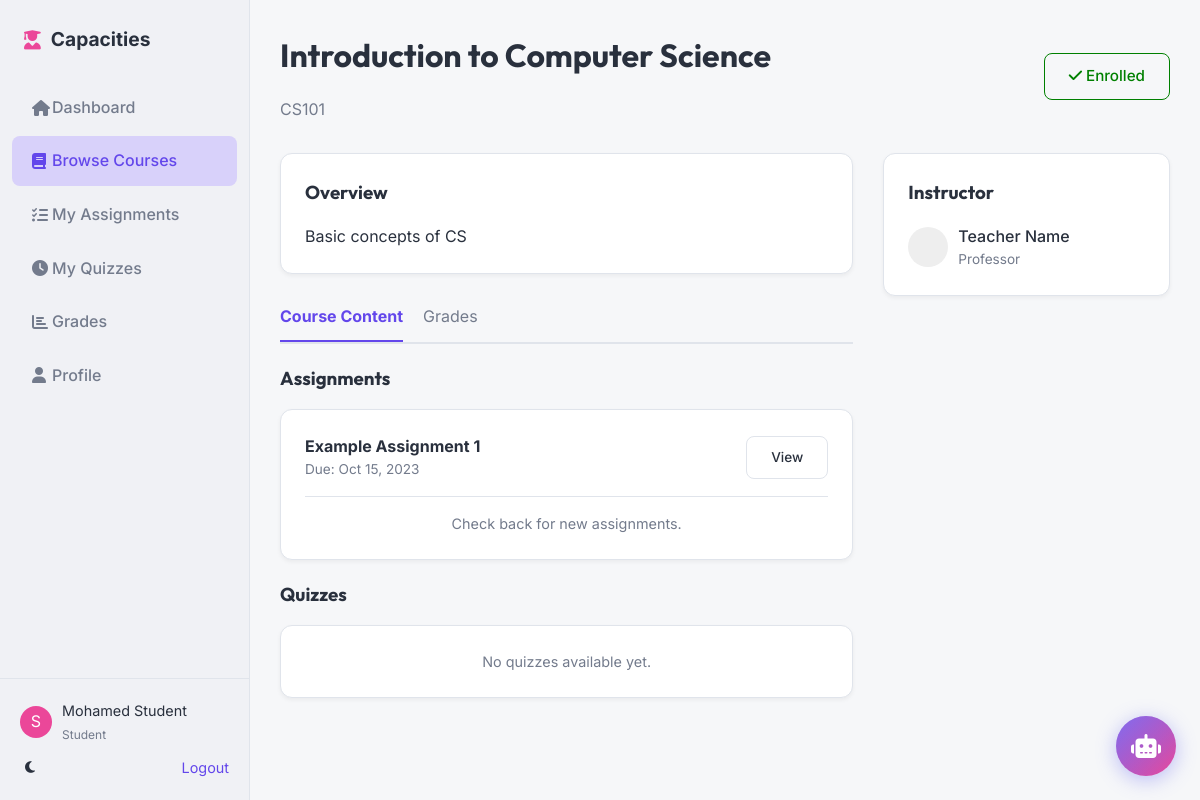
The page /student/courses/view/1 (signed in) on the database its author committed.
### tables this page shows
CREATE TABLE `courses` (
  `id` INT UNSIGNED NOT NULL AUTO_INCREMENT,
  `title` VARCHAR(200) NOT NULL,
  `code` VARCHAR(20) NOT NULL,
  `description` TEXT NULL,
  `teacher_id` INT UNSIGNED NOT NULL,
  `image` VARCHAR(255) DEFAULT 'course-placeholder.jpg',
  `start_date` DATE NULL,
  `end_date` DATE NULL,
  `status` ENUM('active', 'archived') DEFAULT 'active',
  `created_at` TIMESTAMP DEFAULT CURRENT_TIMESTAMP,
  PRIMARY KEY (`id`),
  UNIQUE INDEX `code_unique` (`code` ASC),
  INDEX `fk_courses_teacher_idx` (`teacher_id` ASC),
  CONSTRAINT `fk_courses_teacher`
    FOREIGN KEY (`teacher_id`)
    REFERENCES `users` (`id`)
    ON DELETE CASCADE
    ON UPDATE CASCADE
);

### index.php (called while the page is built)
<?php
require_once 'public/index.php';

### app/Config/Database.php (called while the page is built, shortened)
<?php
class Database {
    private static $connection = null;
    public static function connect() {
        if (self::$connection === null) {
            try {
                $dsn = "mysql:host=" . DB_HOST . ";dbname=" . DB_NAME . ";charset=" . DB_CHAR;
                $options = [
                    PDO::ATTR_ERRMODE => PDO::ERRMODE_EXCEPTION,
                    PDO::ATTR_DEFAULT_FETCH_MODE => PDO::FETCH_ASSOC,
                    PDO::ATTR_EMULATE_PREPARES => false,
                ];
                self::$connection = new PDO($dsn, DB_USER, DB_PASS, $options);
            } catch (PDOException $e) {
                if (DEBUG) {
                    die("Database Connection Error: " . $e->getMessage());
                } else {
                    die("System Error: Could not connect to the database.");
                }
            }
        }
        return self::$connection;
    }
}

### app/Models/Course.php (called while the page is built, shortened)
<?php
require_once APP . '/Config/Database.php';
class Course {
    private $db;
    public function __construct() {
        $this->db = Database::connect();
    }
    public function findById($id) {
        $sql = "SELECT c.*, u.name as teacher_name, u.avatar as teacher_avatar
                FROM courses c
                JOIN users u ON c.teacher_id = u.id
                WHERE c.id = :id";
        $stmt = $this->db->prepare($sql);
        $stmt->execute([':id' => $id]);
        return $stmt->fetch();
    }
}

### app/Libraries/Session.php (called while the page is built, shortened)
<?php
class Session {
    public static function get($key) {
        return isset($_SESSION[$key]) ? $_SESSION[$key] : null;
    }
}

### app/Models/Enrollment.php (called while the page is built, shortened)
<?php
require_once APP . '/Config/Database.php';
class Enrollment {
    private $db;
    public function __construct() {
        $this->db = Database::connect();
    }
    public function isEnrolled($studentId, $courseId) {
        $sql = "SELECT id FROM enrollments WHERE student_id = :student_id AND course_id = :course_id";
        $stmt = $this->db->prepare($sql);
        $stmt->execute([
            ':student_id' => $studentId,
            ':course_id' => $courseId
        ]);
        return $stmt->fetch() !== false;
    }
}

### views/student/courses/view.php (the view, shortened to what this page needs)
<div class="main-header">
    <div>
        <h1><?= $course['title'] ?></h1>
        <p style="color: var(--text-muted);"><?= $course['code'] ?></p>
    </div>
    <div>
        <?php if($isEnrolled): ?>
            <span class="btn btn-outline" style="cursor: default; border-color: green; color: green;"><i class="fas fa-check"></i> Enrolled</span>
        <?php endif; ?>
    </div>
</div>
<div style="display: grid; grid-template-columns: 2fr 1fr; gap: 30px;">
    <div>
        <div class="card" style="margin-bottom: 20px;">
            <h3>Overview</h3>
            <p><?= nl2br($course['description']) ?></p>
        </div>
        <?php if($isEnrolled): ?>
        <div style="margin-bottom: 20px; border-bottom: 2px solid var(--border-color);">
            <ul style="display: flex; gap: 20px;">
                <li style="padding: 10px 0; border-bottom: 2px solid var(--primary); font-weight: bold; color: var(--primary);">Course Content</li>
                <li style="padding: 10px 0; color: var(--text-muted);">Grades</li>
            </ul>
        </div>
        <h3 style="margin-bottom: 15px;">Assignments</h3>
        <div class="card" style="margin-bottom: 20px;">
             <div style="display: flex; justify-content: space-between; align-items: center; border-bottom: 1px solid var(--border-color); padding-bottom: 15px; margin-bottom: 15px;">
                <div>
                    <strong>Example Assignment 1</strong>
                    <div style="font-size: 0.85rem; color: var(--text-muted);">Due: Oct 15, 2023</div>
                </div>
                <a href="#" class="btn btn-outline" style="font-size: 0.85rem;">View</a>
            </div>
            <div style="text-align: center; color: var(--text-muted); font-size: 0.9rem;">
                Check back for new assignments.
            </div>
        </div>
        <h3 style="margin-bottom: 15px;">Quizzes</h3>
        <div class="card">
             <div style="text-align: center; color: var(--text-muted); font-size: 0.9rem;">
                No quizzes available yet.
            </div>
        </div>
        <?php else: ?>
        <div class="alert alert-warning">
            You must enroll in this course to view its content and take assessments.
        </div>
        <?php endif; ?>
    </div>
    <div>
        <div class="card">
            <h3>Instructor</h3>
            <div style="display: flex; align-items: center; gap: 10px; margin-top: 15px;">
                <div style="width: 40px; height: 40px; background: #eee; border-radius: 50%;"></div>
                <div>
                    <div style="font-weight: 500;">Teacher Name</div>
                    <div style="font-size: 0.85rem; color: var(--text-muted);">Professor</div>
                </div>
            </div>
        </div>
    </div>
</div>

### public/assets/css/main.css (style rules this page uses)
* { box-sizing: border-box; margin: 0; padding: 0; }
body { font-family: var(--font-body); background-color: var(--bg-body); color: var(--text-main); transition: background-color 0.3s ease, color 0.3s ease; line-height: 1.6; }
h1, h2, h3, h4, h5, h6 { font-family: var(--font-heading); margin-bottom: 1rem; font-weight: 700; }
a { text-decoration: none; color: inherit; }
ul { list-style: none; }
.card { background: var(--bg-card); border-radius: var(--radius); padding: 24px; box-shadow: var(--shadow-sm); border: 1px solid var(--border-color); transition: transform 0.2s ease, box-shadow 0.2s ease; }
.btn { display: inline-block; padding: 10px 24px; border-radius: 8px; font-weight: 500; cursor: pointer; transition: all 0.2s; border: none; font-size: 0.95rem; }
.btn-outline { border: 1px solid var(--border-color); background: transparent; color: var(--text-main); }
.main-header { display: flex; justify-content: space-between; align-items: center; margin-bottom: 30px; }

### public/assets/css/theme.css (style rules this page uses)
:root { --primary-hue: 250; --primary: hsl(var(--primary-hue), 80%, 60%); --primary-hover: hsl(var(--primary-hue), 80%, 50%); --primary-light: hsl(var(--primary-hue), 80%, 90%); --secondary-hue: 180; --secondary: hsl(var(--secondary-hue), 70%, 50%); --accent-hue: 330; --accent: hsl(var(--accent-hue), 80%, 60%); --bg-body: hsl(220, 20%, 97%); --bg-card: hsl(0, 0%, 100%); --bg-sidebar: hsl(220, 20%, 95%); --text-main: hsl(220, 20%, 20%); --text-muted: hsl(220, 10%, 50%); --text-light: hsl(220, 10%, 90%); --border-color: hsl(220, 20%, 90%); --shadow-sm: 0 2px 4px rgba(0, 0, 0, 0.05); --shadow-md: 0 4px 6px rgba(0, 0, 0, 0.1); --shadow-lg: 0 10px 15px rgba(0, 0, 0, 0.1); --radius: 12px; --font-heading: "Outfit", sans-serif; --font-body: "Inter", sans-serif; --header-height: 70px; --sidebar-width: 250px; }

### rows shown on the page
courses: title "Introduction to Computer Science", code "CS101", description "Basic concepts of CS"

### other values the page prints
Session::get('user_name') "Mohamed Student"
